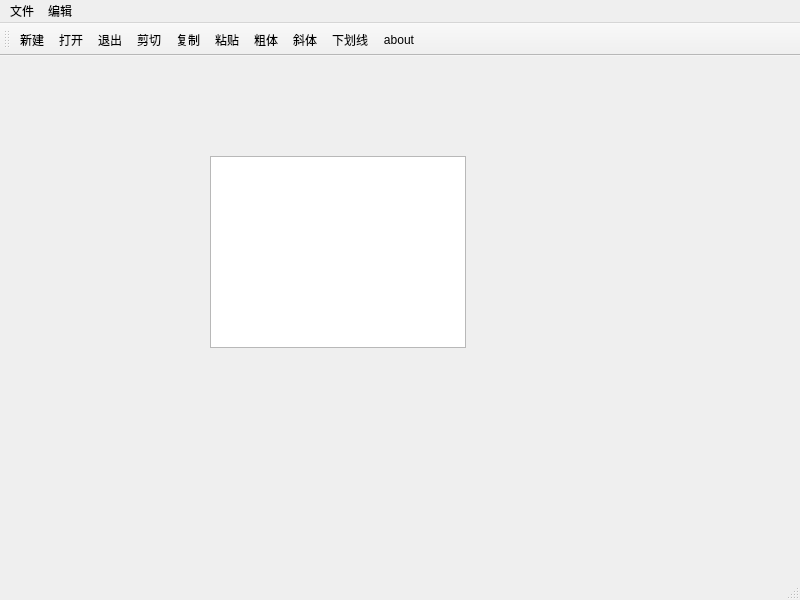
<?xml version="1.0" encoding="UTF-8"?>
<ui version="4.0">
 <class>MainWindow</class>
 <widget class="QMainWindow" name="MainWindow">
  <property name="geometry">
   <rect>
    <x>0</x>
    <y>0</y>
    <width>800</width>
    <height>600</height>
   </rect>
  </property>
  <property name="windowTitle">
   <string>MainWindow</string>
  </property>
  <widget class="QWidget" name="centralwidget">
   <widget class="QTextEdit" name="textEdit">
    <property name="geometry">
     <rect>
      <x>210</x>
      <y>100</y>
      <width>256</width>
      <height>192</height>
     </rect>
    </property>
   </widget>
  </widget>
  <widget class="QMenuBar" name="menubar">
   <property name="geometry">
    <rect>
     <x>0</x>
     <y>0</y>
     <width>800</width>
     <height>24</height>
    </rect>
   </property>
   <widget class="QMenu" name="menu">
    <property name="title">
     <string>文件</string>
    </property>
    <addaction name="actionNew"/>
   </widget>
   <widget class="QMenu" name="menu_2">
    <property name="title">
     <string>编辑</string>
    </property>
   </widget>
   <addaction name="menu"/>
   <addaction name="menu_2"/>
  </widget>
  <widget class="QStatusBar" name="statusbar"/>
  <widget class="QToolBar" name="mainToolBar">
   <property name="windowTitle">
    <string>toolBar</string>
   </property>
   <property name="toolButtonStyle">
    <enum>Qt::ToolButtonStyle::ToolButtonTextUnderIcon</enum>
   </property>
   <attribute name="toolBarArea">
    <enum>TopToolBarArea</enum>
   </attribute>
   <attribute name="toolBarBreak">
    <bool>false</bool>
   </attribute>
   <addaction name="actionNew"/>
   <addaction name="actionOpen"/>
   <addaction name="actionExit"/>
   <addaction name="actionCut"/>
   <addaction name="actionCopy"/>
   <addaction name="actionPaste"/>
   <addaction name="actionBo"/>
   <addaction name="actiontltalic"/>
   <addaction name="actionUnder"/>
   <addaction name="actionAbout"/>
  </widget>
  <action name="actionNew">
   <property name="icon">
    <iconset resource="res.qrc">
     <normaloff>:/images/images/new2.bmp</normaloff>:/images/images/new2.bmp</iconset>
   </property>
   <property name="text">
    <string>新建</string>
   </property>
   <property name="toolTip">
    <string>newfile</string>
   </property>
  </action>
  <action name="actionOpen">
   <property name="icon">
    <iconset resource="res.qrc">
     <normaloff>:/images/images/open3.bmp</normaloff>:/images/images/open3.bmp</iconset>
   </property>
   <property name="text">
    <string> 打开</string>
   </property>
   <property name="toolTip">
    <string>open</string>
   </property>
   <property name="menuRole">
    <enum>QAction::MenuRole::NoRole</enum>
   </property>
  </action>
  <action name="actionExit">
   <property name="icon">
    <iconset resource="res.qrc">
     <normaloff>:/images/images/exit.bmp</normaloff>:/images/images/exit.bmp</iconset>
   </property>
   <property name="text">
    <string>退出</string>
   </property>
   <property name="menuRole">
    <enum>QAction::MenuRole::NoRole</enum>
   </property>
  </action>
  <action name="actionCut">
   <property name="icon">
    <iconset resource="res.qrc">
     <normaloff>:/images/images/cut.bmp</normaloff>:/images/images/cut.bmp</iconset>
   </property>
   <property name="text">
    <string>剪切</string>
   </property>
   <property name="toolTip">
    <string>剪切</string>
   </property>
   <property name="menuRole">
    <enum>QAction::MenuRole::NoRole</enum>
   </property>
  </action>
  <action name="actionCopy">
   <property name="icon">
    <iconset resource="res.qrc">
     <normaloff>:/images/images/120.bmp</normaloff>:/images/images/120.bmp</iconset>
   </property>
   <property name="text">
    <string>复制</string>
   </property>
   <property name="toolTip">
    <string>复制</string>
   </property>
   <property name="menuRole">
    <enum>QAction::MenuRole::NoRole</enum>
   </property>
  </action>
  <action name="actionPaste">
   <property name="icon">
    <iconset resource="res.qrc">
     <normaloff>:/images/images/paste.bmp</normaloff>:/images/images/paste.bmp</iconset>
   </property>
   <property name="text">
    <string>粘贴</string>
   </property>
   <property name="menuRole">
    <enum>QAction::MenuRole::NoRole</enum>
   </property>
  </action>
  <action name="actionBo">
   <property name="icon">
    <iconset resource="res.qrc">
     <normaloff>:/images/images/BLD.BMP</normaloff>:/images/images/BLD.BMP</iconset>
   </property>
   <property name="text">
    <string>粗体</string>
   </property>
   <property name="menuRole">
    <enum>QAction::MenuRole::NoRole</enum>
   </property>
  </action>
  <action name="actiontltalic">
   <property name="icon">
    <iconset resource="res.qrc">
     <normaloff>:/images/images/ITL.BMP</normaloff>:/images/images/ITL.BMP</iconset>
   </property>
   <property name="text">
    <string>斜体</string>
   </property>
   <property name="menuRole">
    <enum>QAction::MenuRole::NoRole</enum>
   </property>
  </action>
  <action name="actionUnder">
   <property name="icon">
    <iconset resource="res.qrc">
     <normaloff>:/images/images/WORDUNDR.BMP</normaloff>:/images/images/WORDUNDR.BMP</iconset>
   </property>
   <property name="text">
    <string>下划线</string>
   </property>
   <property name="menuRole">
    <enum>QAction::MenuRole::NoRole</enum>
   </property>
  </action>
  <action name="actionAbout">
   <property name="icon">
    <iconset resource="res.qrc">
     <normaloff>:/images/images/430.bmp</normaloff>:/images/images/430.bmp</iconset>
   </property>
   <property name="text">
    <string>about</string>
   </property>
   <property name="menuRole">
    <enum>QAction::MenuRole::NoRole</enum>
   </property>
  </action>
 </widget>
 <resources>
  <include location="res.qrc"/>
 </resources>
 <connections>
  <connection>
   <sender>actionExit</sender>
   <signal>triggered()</signal>
   <receiver>MainWindow</receiver>
   <slot>close()</slot>
   <hints>
    <hint type="sourcelabel">
     <x>-1</x>
     <y>-1</y>
    </hint>
    <hint type="destinationlabel">
     <x>399</x>
     <y>299</y>
    </hint>
   </hints>
  </connection>
  <connection>
   <sender>actionCut</sender>
   <signal>triggered()</signal>
   <receiver>textEdit</receiver>
   <slot>cut()</slot>
   <hints>
    <hint type="sourcelabel">
     <x>-1</x>
     <y>-1</y>
    </hint>
    <hint type="destinationlabel">
     <x>337</x>
     <y>287</y>
    </hint>
   </hints>
  </connection>
  <connection>
   <sender>actionCopy</sender>
   <signal>triggered()</signal>
   <receiver>textEdit</receiver>
   <slot>copy()</slot>
   <hints>
    <hint type="sourcelabel">
     <x>-1</x>
     <y>-1</y>
    </hint>
    <hint type="destinationlabel">
     <x>337</x>
     <y>287</y>
    </hint>
   </hints>
  </connection>
  <connection>
   <sender>actionPaste</sender>
   <signal>triggered()</signal>
   <receiver>textEdit</receiver>
   <slot>paste()</slot>
   <hints>
    <hint type="sourcelabel">
     <x>-1</x>
     <y>-1</y>
    </hint>
    <hint type="destinationlabel">
     <x>337</x>
     <y>287</y>
    </hint>
   </hints>
  </connection>
 </connections>
</ui>
